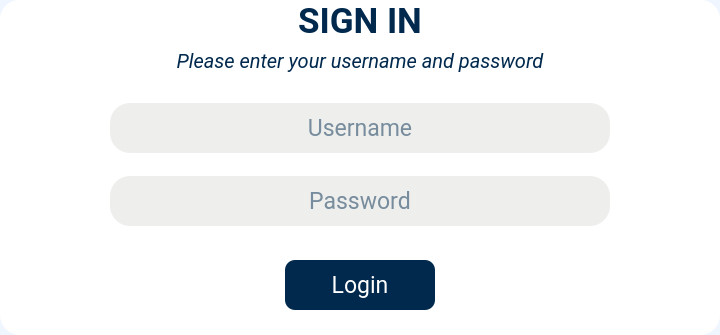
         <widget class="QWidget" name="Page_signin">
          <property name="font">
           <font>
            <family>Roboto</family>
            <pointsize>9</pointsize>
            <weight>50</weight>
            <bold>false</bold>
           </font>
          </property>
          <property name="styleSheet">
           <string notr="true">background-color: rgb(240, 246, 255);</string>
          </property>
          <layout class="QGridLayout" name="gridLayout_2">
           <property name="leftMargin">
            <number>0</number>
           </property>
           <property name="topMargin">
            <number>0</number>
           </property>
           <property name="rightMargin">
            <number>0</number>
           </property>
           <property name="bottomMargin">
            <number>0</number>
           </property>
           <property name="spacing">
            <number>0</number>
           </property>
           <item row="0" column="0">
            <widget class="QFrame" name="Sigin_form">
             <property name="maximumSize">
              <size>
               <width>720</width>
               <height>360</height>
              </size>
             </property>
             <property name="styleSheet">
              <string notr="true">background-color: rgb(255, 255, 255);
border-radius: 20px;</string>
             </property>
             <property name="frameShape">
              <enum>QFrame::NoFrame</enum>
             </property>
             <property name="frameShadow">
              <enum>QFrame::Raised</enum>
             </property>
             <property name="lineWidth">
              <number>5</number>
             </property>
             <layout class="QFormLayout" name="formLayout_2">
              <property name="labelAlignment">
               <set>Qt::AlignBottom|Qt::AlignHCenter</set>
              </property>
              <property name="formAlignment">
               <set>Qt::AlignCenter</set>
              </property>
              <property name="horizontalSpacing">
               <number>0</number>
              </property>
              <property name="verticalSpacing">
               <number>0</number>
              </property>
              <property name="leftMargin">
               <number>0</number>
              </property>
              <property name="topMargin">
               <number>0</number>
              </property>
              <property name="rightMargin">
               <number>0</number>
              </property>
              <property name="bottomMargin">
               <number>25</number>
              </property>
              <item row="1" column="0">
               <widget class="QFrame" name="Title">
                <property name="minimumSize">
                 <size>
                  <width>720</width>
                  <height>80</height>
                 </size>
                </property>
                <property name="maximumSize">
                 <size>
                  <width>720</width>
                  <height>80</height>
                 </size>
                </property>
                <property name="styleSheet">
                 <string notr="true">color: rgb(0, 41, 77);</string>
                </property>
                <property name="frameShape">
                 <enum>QFrame::NoFrame</enum>
                </property>
                <property name="frameShadow">
                 <enum>QFrame::Raised</enum>
                </property>
                <layout class="QVBoxLayout" name="verticalLayout_7">
                 <property name="spacing">
                  <number>0</number>
                 </property>
                 <property name="leftMargin">
                  <number>0</number>
                 </property>
                 <property name="topMargin">
                  <number>0</number>
                 </property>
                 <property name="rightMargin">
                  <number>0</number>
                 </property>
                 <property name="bottomMargin">
                  <number>0</number>
                 </property>
                 <item>
                  <widget class="QLabel" name="label_2">
                   <property name="sizePolicy">
                    <sizepolicy hsizetype="Preferred" vsizetype="Preferred">
                     <horstretch>1</horstretch>
                     <verstretch>0</verstretch>
                    </sizepolicy>
                   </property>
                   <property name="minimumSize">
                    <size>
                     <width>720</width>
                     <height>0</height>
                    </size>
                   </property>
                   <property name="maximumSize">
                    <size>
                     <width>720</width>
                     <height>100</height>
                    </size>
                   </property>
                   <property name="font">
                    <font>
                     <family>Roboto</family>
                     <pointsize>26</pointsize>
                     <weight>75</weight>
                     <bold>true</bold>
                    </font>
                   </property>
                   <property name="focusPolicy">
                    <enum>Qt::TabFocus</enum>
                   </property>
                   <property name="text">
                    <string>SIGN IN</string>
                   </property>
                   <property name="scaledContents">
                    <bool>false</bool>
                   </property>
                   <property name="alignment">
                    <set>Qt::AlignCenter</set>
                   </property>
                  </widget>
                 </item>
                 <item>
                  <widget class="QLabel" name="label_4">
                   <property name="sizePolicy">
                    <sizepolicy hsizetype="Preferred" vsizetype="Preferred">
                     <horstretch>1</horstretch>
                     <verstretch>0</verstretch>
                    </sizepolicy>
                   </property>
                   <property name="minimumSize">
                    <size>
                     <width>720</width>
                     <height>0</height>
                    </size>
                   </property>
                   <property name="maximumSize">
                    <size>
                     <width>720</width>
                     <height>100</height>
                    </size>
                   </property>
                   <property name="font">
                    <font>
                     <family>Roboto</family>
                     <pointsize>15</pointsize>
                     <weight>50</weight>
                     <italic>true</italic>
                     <bold>false</bold>
                    </font>
                   </property>
                   <property name="text">
                    <string>Please enter your username and password</string>
                   </property>
                   <property name="textFormat">
                    <enum>Qt::PlainText</enum>
                   </property>
                   <property name="alignment">
                    <set>Qt::AlignCenter</set>
                   </property>
                  </widget>
                 </item>
                </layout>
               </widget>
              </item>
              <item row="3" column="0">
               <widget class="QFrame" name="Frame_btnlogin">
                <property name="minimumSize">
                 <size>
                  <width>720</width>
                  <height>60</height>
                 </size>
                </property>
                <property name="maximumSize">
                 <size>
                  <width>720</width>
                  <height>60</height>
                 </size>
                </property>
                <property name="frameShape">
                 <enum>QFrame::StyledPanel</enum>
                </property>
                <property name="frameShadow">
                 <enum>QFrame::Raised</enum>
                </property>
                <widget class="QPushButton" name="Signin_btn_login">
                 <property name="geometry">
                  <rect>
                   <x>285</x>
                   <y>10</y>
                   <width>150</width>
                   <height>50</height>
                  </rect>
                 </property>
                 <property name="minimumSize">
                  <size>
                   <width>150</width>
                   <height>50</height>
                  </size>
                 </property>
                 <property name="maximumSize">
                  <size>
                   <width>150</width>
                   <height>50</height>
                  </size>
                 </property>
                 <property name="font">
                  <font>
                   <family>Roboto</family>
                   <pointsize>17</pointsize>
                   <weight>50</weight>
                   <italic>false</italic>
                   <bold>false</bold>
                  </font>
                 </property>
                 <property name="focusPolicy">
                  <enum>Qt::WheelFocus</enum>
                 </property>
                 <property name="styleSheet">
                  <string notr="true">
QPushButton{
background-color: rgb(0, 41, 77);
color: rgb(255, 255, 255);
border-radius:10px;
}
QPushButton:hover{
	background-color: rgb(216, 229, 254);
	color: rgb(0, 41, 77);
}</string>
                 </property>
                 <property name="text">
                  <string>Login</string>
                 </property>
                 <property name="autoDefault">
                  <bool>true</bool>
                 </property>
                 <property name="default">
                  <bool>true</bool>
                 </property>
                </widget>
               </widget>
              </item>
              <item row="2" column="0">
               <widget class="QFrame" name="LineEdit_sigin">
                <property name="minimumSize">
                 <size>
                  <width>720</width>
                  <height>170</height>
                 </size>
                </property>
                <property name="maximumSize">
                 <size>
                  <width>720</width>
                  <height>170</height>
                 </size>
                </property>
                <property name="frameShape">
                 <enum>QFrame::StyledPanel</enum>
                </property>
                <property name="frameShadow">
                 <enum>QFrame::Raised</enum>
                </property>
                <layout class="QVBoxLayout" name="verticalLayout_10">
                 <property name="spacing">
                  <number>0</number>
                 </property>
                 <property name="leftMargin">
                  <number>0</number>
                 </property>
                 <property name="topMargin">
                  <number>0</number>
                 </property>
                 <property name="rightMargin">
                  <number>0</number>
                 </property>
                 <property name="bottomMargin">
                  <number>0</number>
                 </property>
                 <item alignment="Qt::AlignHCenter">
                  <widget class="QLineEdit" name="Signin_username">
                   <property name="sizePolicy">
                    <sizepolicy hsizetype="Preferred" vsizetype="Preferred">
                     <horstretch>0</horstretch>
                     <verstretch>0</verstretch>
                    </sizepolicy>
                   </property>
                   <property name="minimumSize">
                    <size>
                     <width>500</width>
                     <height>50</height>
                    </size>
                   </property>
                   <property name="maximumSize">
                    <size>
                     <width>500</width>
                     <height>50</height>
                    </size>
                   </property>
                   <property name="font">
                    <font>
                     <family>Roboto</family>
                     <pointsize>17</pointsize>
                     <weight>50</weight>
                     <bold>false</bold>
                    </font>
                   </property>
                   <property name="focusPolicy">
                    <enum>Qt::StrongFocus</enum>
                   </property>
                   <property name="styleSheet">
                    <string notr="true">background-color: rgb(238, 238, 236);
color: rgb(0, 41, 77);</string>
                   </property>
                   <property name="text">
                    <string/>
                   </property>
                   <property name="alignment">
                    <set>Qt::AlignCenter</set>
                   </property>
                   <property name="placeholderText">
                    <string>Username</string>
                   </property>
                   <property name="cursorMoveStyle">
                    <enum>Qt::VisualMoveStyle</enum>
                   </property>
                   <property name="clearButtonEnabled">
                    <bool>false</bool>
                   </property>
                  </widget>
                 </item>
                 <item alignment="Qt::AlignHCenter">
                  <widget class="QLineEdit" name="Signin_password">
                   <property name="sizePolicy">
                    <sizepolicy hsizetype="Preferred" vsizetype="Preferred">
                     <horstretch>0</horstretch>
                     <verstretch>0</verstretch>
                    </sizepolicy>
                   </property>
                   <property name="minimumSize">
                    <size>
                     <width>500</width>
                     <height>50</height>
                    </size>
                   </property>
                   <property name="maximumSize">
                    <size>
                     <width>500</width>
                     <height>50</height>
                    </size>
                   </property>
                   <property name="font">
                    <font>
                     <family>Roboto</family>
                     <pointsize>17</pointsize>
                    </font>
                   </property>
                   <property name="focusPolicy">
                    <enum>Qt::StrongFocus</enum>
                   </property>
                   <property name="styleSheet">
                    <string notr="true">background-color: rgb(238, 238, 236);
color: rgb(0, 41, 77);</string>
                   </property>
                   <property name="text">
                    <string/>
                   </property>
                   <property name="echoMode">
                    <enum>QLineEdit::Password</enum>
                   </property>
                   <property name="alignment">
                    <set>Qt::AlignCenter</set>
                   </property>
                   <property name="placeholderText">
                    <string>Password</string>
                   </property>
                   <property name="cursorMoveStyle">
                    <enum>Qt::LogicalMoveStyle</enum>
                   </property>
                   <property name="clearButtonEnabled">
                    <bool>true</bool>
                   </property>
                  </widget>
                 </item>
                </layout>
               </widget>
              </item>
             </layout>
            </widget>
           </item>
          </layout>
         </widget>
